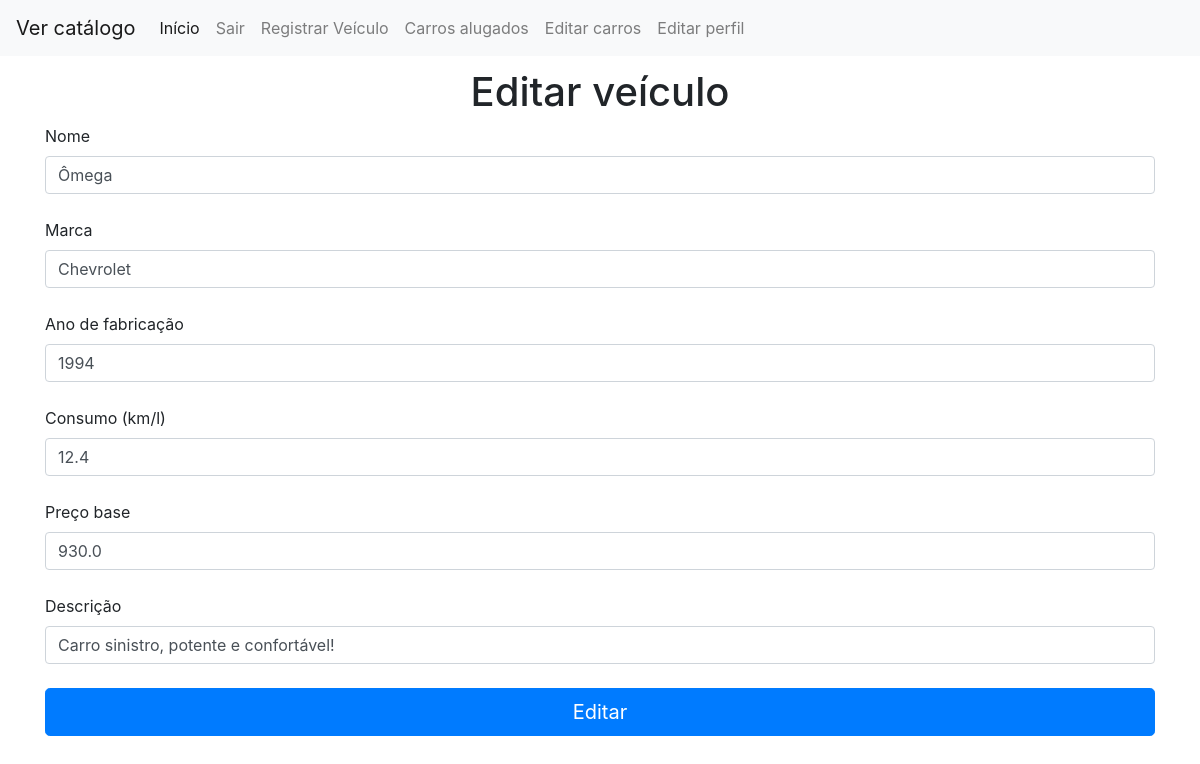
/edicao_carro/2 (signed in), run on the app's committed database.
### website/models.py (models this page shows)
class Carro(db.Model):
    id = db.Column(db.Integer(), primary_key=True)
    nome = db.Column(db.String(length=30), nullable=False)
    marca = db.Column(db.String(length=30), nullable=False)
    ano_fabricacao = db.Column(db.Integer(), nullable=False)
    consumo = db.Column(db.Float(), nullable=False)
    locador = db.Column(db.Integer(), db.ForeignKey('user.id'))
    preco_base = db.Column(db.Float(), nullable=False)
    descricao = db.Column(db.String(length=500))
    imagem = db.relationship('Foto', backref='imagem', lazy=True)

### website/routes.py (the view, shortened to what this page needs)
@routes.route('/edicao_carro/<carro_id>', methods=['GET', 'POST'])
@login_required
def edicao_carro(carro_id):
    if current_user.role == 'manager':
        carro = Carro.query.get_or_404(carro_id)
        form = CarEditForm(obj=carro)
        if form.errors != {}:
            for err_msg in form.errors.values():
                flash(f'Erro ao editar: {err_msg}', category='danger')
        return render_template('edicao_carro.html', form=form, current_user=current_user, carro=carro)
    else:
        flash('Esta página é apenas para administradores!', category='danger')
        return redirect(url_for('routes.home'))

### website/forms.py
class CarEditForm(FlaskForm):
    nome = StringField(label='Nome', validators=[Length(max=30), DataRequired()])
    marca = StringField(label='Marca', validators=[Length(max=30), DataRequired()])
    ano_fabricacao = IntegerField(label='Ano de fabricação',
                                  validators=[DataRequired(), NumberRange(min=1870, max=datetime.utcnow().year)])
    consumo = FloatField(label='Consumo (km/l)', validators=[DataRequired()])
    preco_base = FloatField(label='Preço base', validators=[DataRequired()])
    descricao = StringField(label='Descrição', validators=[Length(max=500)])
    submit = SubmitField(label='Editar')

### website/models.py (called while the page is built)
@login_manager.user_loader
def load_user(user_id):
    return User.query.get(int(user_id))

### website/templates/edicao_carro.html (shortened to what this page needs)
{% extends 'base.html' %}
{% block content %}
    <div class="container">
        <form method="post" class="form-register">
            <h1>Editar veículo</h1>
            {{ form.nome.label() }}
            {{ form.nome(class='form-control') }}
            {{ form.marca.label() }}
            {{ form.marca(class='form-control') }}
            {{ form.ano_fabricacao.label() }}
            {{ form.ano_fabricacao(class='form-control') }}
            {{ form.consumo.label() }}
            {{ form.consumo(class='form-control') }}
            {{ form.preco_base.label() }}
            {{ form.preco_base(class='form-control') }}
            {{ form.descricao.label() }}
            {{ form.descricao(class='form-control', placeholder='Qualidades do carro (opcional)') }}
            {{ form.submit(class='btn btn-primary btn-lg btn-block') }}
        </form>
    </div>
{% endblock %}

### website/templates/edicao_carro.html (style rules this page uses)
.form-control { margin-bottom:24px; }
h1 { text-align:center; margin-top:12px; }

### data on the page
Carro: nome "Ômega", marca "Chevrolet", ano_fabricacao "1994", consumo "12.4", preco_base "930.0", descricao "Carro sinistro, potente e confortável!"
